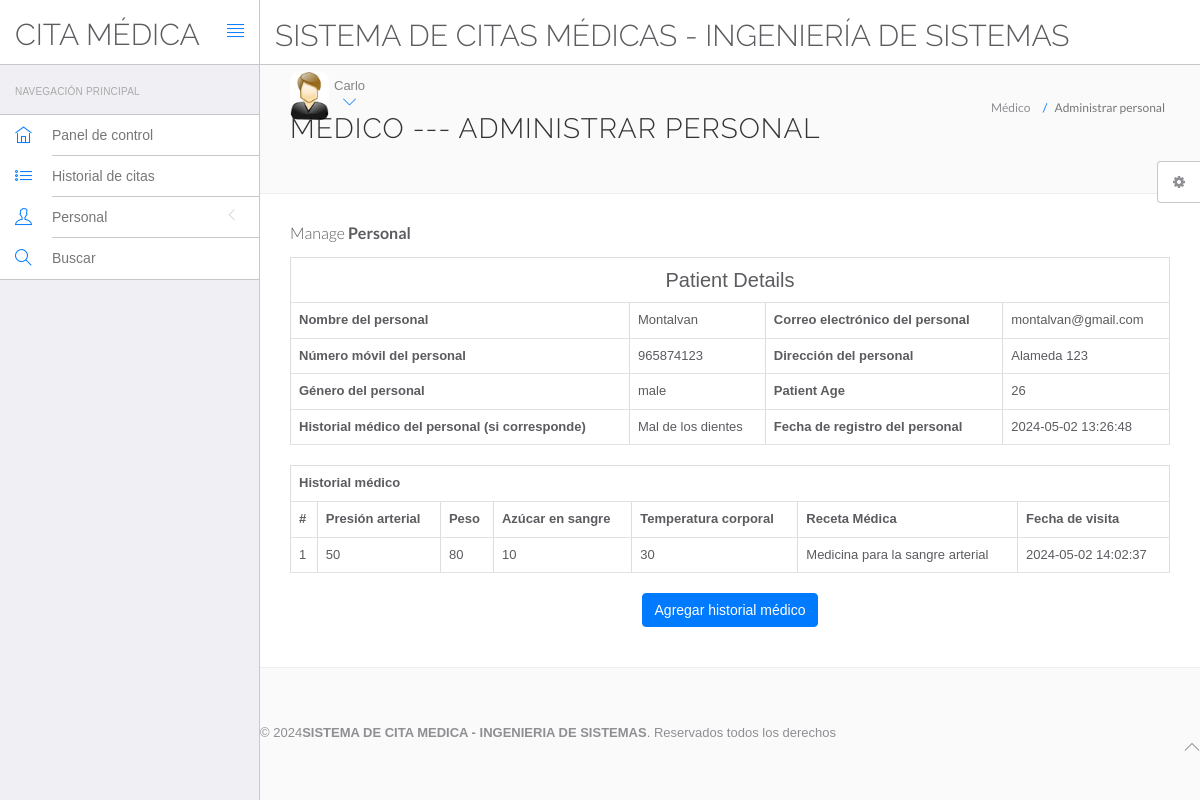
/ppp/doctor/view-patient.php?viewid=6 (signed in), run on the app's committed database.
### tables this page shows
CREATE TABLE `doctors` (
  `id` int(11) NOT NULL,
  `specilization` varchar(255) DEFAULT NULL,
  `doctorName` varchar(255) DEFAULT NULL,
  `address` longtext DEFAULT NULL,
  `docFees` varchar(255) DEFAULT NULL,
  `contactno` bigint(11) DEFAULT NULL,
  `docEmail` varchar(255) DEFAULT NULL,
  `password` varchar(255) DEFAULT NULL,
  `creationDate` timestamp NULL DEFAULT current_timestamp(),
  `updationDate` timestamp NULL DEFAULT NULL ON UPDATE current_timestamp()
);

CREATE TABLE `tblpatient` (
  `ID` int(10) NOT NULL,
  `Docid` int(10) DEFAULT NULL,
  `PatientName` varchar(200) DEFAULT NULL,
  `PatientContno` bigint(10) DEFAULT NULL,
  `PatientEmail` varchar(200) DEFAULT NULL,
  `PatientGender` varchar(50) DEFAULT NULL,
  `PatientAdd` mediumtext DEFAULT NULL,
  `PatientAge` int(10) DEFAULT NULL,
  `PatientMedhis` mediumtext DEFAULT NULL,
  `CreationDate` timestamp NULL DEFAULT current_timestamp(),
  `UpdationDate` timestamp NULL DEFAULT NULL ON UPDATE current_timestamp()
);

CREATE TABLE `tblmedicalhistory` (
  `ID` int(10) NOT NULL,
  `PatientID` int(10) DEFAULT NULL,
  `BloodPressure` varchar(200) DEFAULT NULL,
  `BloodSugar` varchar(200) NOT NULL,
  `Weight` varchar(100) DEFAULT NULL,
  `Temperature` varchar(200) DEFAULT NULL,
  `MedicalPres` mediumtext DEFAULT NULL,
  `CreationDate` timestamp NOT NULL DEFAULT current_timestamp() ON UPDATE current_timestamp()
);

### ppp/doctor/view-patient.php (the view, shortened to what this page needs)
<?php
include('include/config.php');
?>
<!DOCTYPE html>
<html lang="en">
	<head>
		<link rel="stylesheet" href="vendor/bootstrap/css/bootstrap.min.css">
		<link rel="stylesheet" href="vendor/fontawesome/css/font-awesome.min.css">
		<link rel="stylesheet" href="vendor/themify-icons/themify-icons.min.css">
		<link href="vendor/animate.css/animate.min.css" rel="stylesheet" media="screen">
		<link href="vendor/perfect-scrollbar/perfect-scrollbar.min.css" rel="stylesheet" media="screen">
		<link href="vendor/switchery/switchery.min.css" rel="stylesheet" media="screen">
		<link href="vendor/bootstrap-touchspin/jquery.bootstrap-touchspin.min.css" rel="stylesheet" media="screen">
		<link href="vendor/select2/select2.min.css" rel="stylesheet" media="screen">
		<link href="vendor/bootstrap-datepicker/bootstrap-datepicker3.standalone.min.css" rel="stylesheet" media="screen">
		<link href="vendor/bootstrap-timepicker/bootstrap-timepicker.min.css" rel="stylesheet" media="screen">
		<link rel="stylesheet" href="assets/css/styles.css">
		<link rel="stylesheet" href="assets/css/plugins.css">
		<link rel="stylesheet" href="assets/css/themes/theme-1.css" id="skin_color" />
	</head>
	<body>
		<div id="app">
<?php include('include/sidebar.php');?>
<div class="app-content">
<?php include('include/header.php');?>
<div class="main-content" >
<div class="wrap-content container" id="container">
<section id="page-title">
<div class="row">
<div class="col-sm-8">
<h1 class="mainTitle">Médico --- Administrar personal</h1>
</div>
<ol class="breadcrumb">
<li>
<span>Médico</span>
</li>
<li class="active">
<span>Administrar personal</span>
</li>
</ol>
</div>
</section>
<div class="container-fluid container-fullw bg-white">
<div class="row">
<div class="col-md-12">
<h5 class="over-title margin-bottom-15">Manage <span class="text-bold">Personal</span></h5>
<?php
                               $vid=$_GET['viewid'];
                               $ret=mysqli_query($con,"select * from tblpatient where ID='$vid'");
$cnt=1;
while ($row=mysqli_fetch_array($ret)) {
                               ?>
<table border="1" class="table table-bordered">
 <tr align="center">
<td colspan="4" style="font-size:20px;color:blue">
 Patient Details</td></tr>
    <tr>
    <th scope>Nombre del personal</th>
    <td><?php  echo $row['PatientName'];?></td>
    <th scope>Correo electrónico del personal</th>
    <td><?php  echo $row['PatientEmail'];?></td>
  </tr>
  <tr>
    <th scope>Número móvil del personal</th>
    <td><?php  echo $row['PatientContno'];?></td>
    <th>Dirección del personal</th>
    <td><?php  echo $row['PatientAdd'];?></td>
  </tr>
    <tr>
    <th>Género del personal</th>
    <td><?php  echo $row['PatientGender'];?></td>
    <th>Patient Age</th>
    <td><?php  echo $row['PatientAge'];?></td>
  </tr>
  <tr>
    <th>Historial médico del personal (si corresponde)</th>
    <td><?php  echo $row['PatientMedhis'];?></td>
     <th>Fecha de registro del personal</th>
    <td><?php  echo $row['CreationDate'];?></td>
  </tr>
<?php }?>
</table>
<?php
$ret=mysqli_query($con,"select * from tblmedicalhistory  where PatientID='$vid'");
 ?>
<table id="datatable" class="table table-bordered dt-responsive nowrap" style="border-collapse: collapse; border-spacing: 0; width: 100%;">
  <tr align="center">
   <th colspan="8" >Historial médico</th>
  </tr>
  <tr>
    <th>#</th>
<th>Presión arterial</th>
<th>Peso</th>
<th>Azúcar en sangre</th>
<th>Temperatura corporal</th>
<th>Receta Médica</th>
<th>Fecha de visita</th>
</tr>
<?php
while ($row=mysqli_fetch_array($ret)) {
  ?>
<tr>
  <td><?php echo $cnt;?></td>
 <td><?php  echo $row['BloodPressure'];?></td>
 <td><?php  echo $row['Weight'];?></td>
 <td><?php  echo $row['BloodSugar'];?></td>
  <td><?php  echo $row['Temperature'];?></td>
  <td><?php  echo $row['MedicalPres'];?></td>
  <td><?php  echo $row['CreationDate'];?></td>
</tr>
<?php $cnt=$cnt+1;} ?>
</table>
<p align="center">
 <button class="btn btn-primary waves-effect waves-light w-lg" data-toggle="modal" data-target="#myModal">Agregar historial médico</button></p>
</div>
</div>
</div>
</div>
	<?php include('include/footer.php');?>
	<?php include('include/setting.php');?>
		</div>
	</body>
</html>

### ppp/doctor/include/header.php (shortened to what this page needs)
<header class="navbar navbar-default navbar-static-top">
					<div class="navbar-header">
						<a class="navbar-brand" href="#">
							<h2 style="padding-top:10% ">CITA MÉDICA</h2>
						</a>
						<a href="#" class="sidebar-toggler pull-right visible-md visible-lg" data-toggle-class="app-sidebar-closed" data-toggle-target="#app">
							<i class="ti-align-justify"></i>
						</a>
					</div>
					<div class="navbar-collapse collapse">
						<ul class="nav navbar-right">
								<li  style="padding-top:2% ">
								<h2>SISTEMA DE CITAS MÉDICAS - INGENIERÍA DE SISTEMAS</h2>
							</li>
							<li class="dropdown current-user">
								<a href class="dropdown-toggle" data-toggle="dropdown">
									<img src="assets/images/images.jpg" > <span class="username">
									<?php $query=mysqli_query($con,"select doctorName from doctors where id='".$_SESSION['id']."'");
while($row=mysqli_fetch_array($query))
{
	echo $row['doctorName'];
}
									?> <i class="ti-angle-down"></i></i></span>
								</a>
							</li>
						</ul>
					</div>
				</header>

### ppp/doctor/assets/css/themes/theme-1.css (style rules this page uses)
body { background: #FAFAFA; }
header .navbar-header { background: #ffffff !important; border-right-color: #c8c7cc !important; border-bottom-color: #c8c7cc !important; }
header .navbar-header .sidebar-toggler, header .navbar-header .sidebar-mobile-toggler { color: #007aff !important; }
header .navbar-header .navbar-brand { color: #777 !important; }
header .navbar-collapse { background: #ffffff !important; border-bottom-color: #c8c7cc !important; box-shadow: none !important; }
header .navbar-collapse .navbar-right > li > a { color: #777; }
header .navbar-collapse .navbar-right > li > a i { color: #007aff !important; }

### data on the page
doctors: doctorName "Carlo"
tblpatient: PatientName "Montalvan", PatientEmail "montalvan@gmail.com", PatientContno "965874123", PatientAdd "Alameda 123", PatientGender "male", PatientAge "26", PatientMedhis "Mal de los dientes", CreationDate "2024-05-02 13:26:48"
tblmedicalhistory: BloodPressure "50", Weight "80", BloodSugar "10", Temperature "30", MedicalPres "Medicina para la sangre arterial", CreationDate "2024-05-02 14:02:37"
